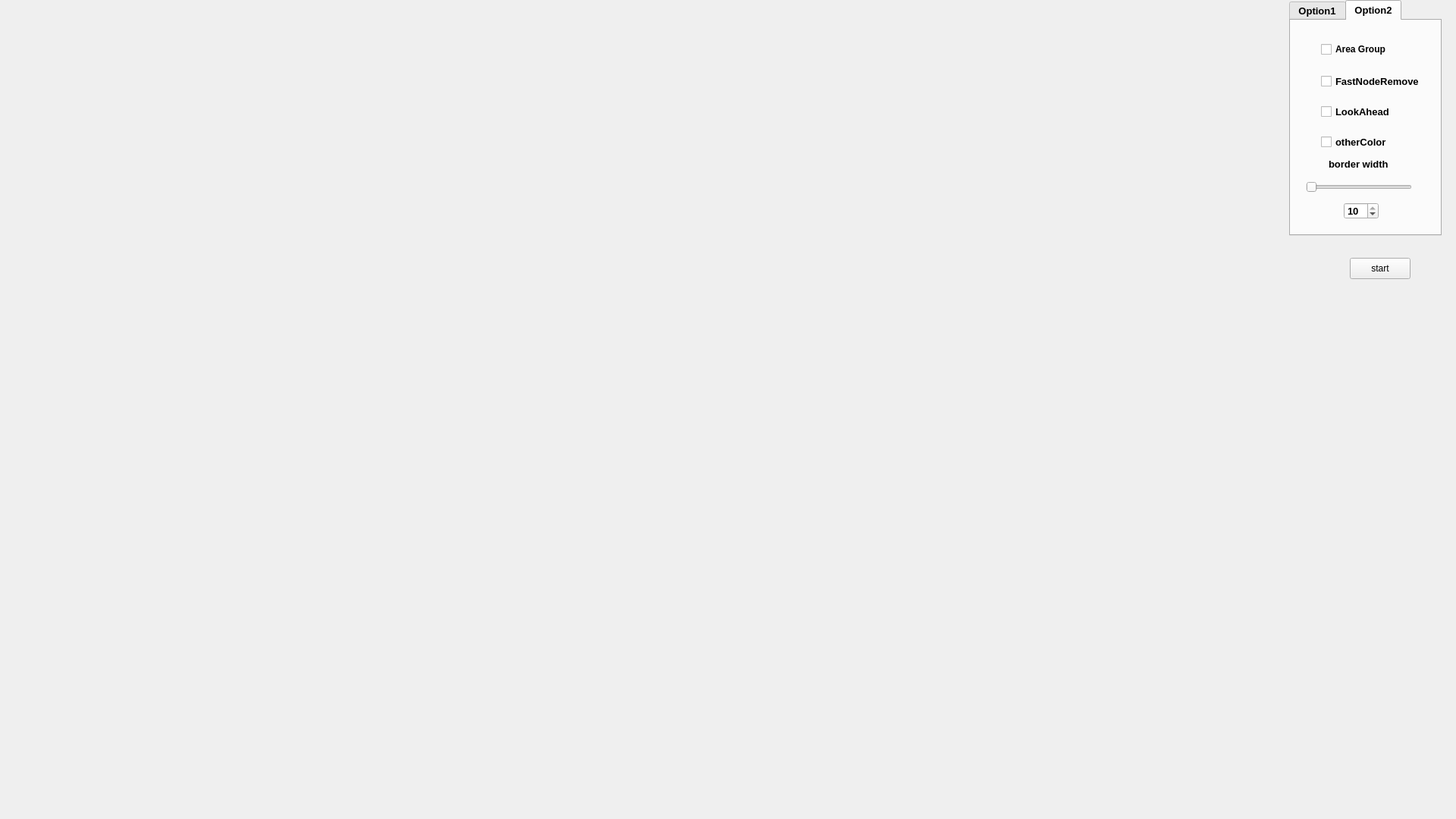
<?xml version="1.0" encoding="UTF-8"?>
<ui version="4.0">
 <class>Widget</class>
 <widget class="QWidget" name="Widget">
  <property name="geometry">
   <rect>
    <x>0</x>
    <y>0</y>
    <width>1920</width>
    <height>1080</height>
   </rect>
  </property>
  <property name="maximumSize">
   <size>
    <width>1920</width>
    <height>1080</height>
   </size>
  </property>
  <property name="windowTitle">
   <string>Widget</string>
  </property>
  <widget class="QPushButton" name="start">
   <property name="geometry">
    <rect>
     <x>1780</x>
     <y>340</y>
     <width>80</width>
     <height>28</height>
    </rect>
   </property>
   <property name="text">
    <string>start</string>
   </property>
  </widget>
  <widget class="QTabWidget" name="tabWidget">
   <property name="geometry">
    <rect>
     <x>1700</x>
     <y>0</y>
     <width>201</width>
     <height>311</height>
    </rect>
   </property>
   <property name="font">
    <font>
     <family>Arial</family>
     <pointsize>10</pointsize>
     <weight>75</weight>
     <bold>true</bold>
    </font>
   </property>
   <property name="currentIndex">
    <number>1</number>
   </property>
   <widget class="QWidget" name="tab">
    <attribute name="title">
     <string>Option1</string>
    </attribute>
    <widget class="QSlider" name="horizontalSlider">
     <property name="geometry">
      <rect>
       <x>20</x>
       <y>40</y>
       <width>140</width>
       <height>19</height>
      </rect>
     </property>
     <property name="minimum">
      <number>1</number>
     </property>
     <property name="maximum">
      <number>10</number>
     </property>
     <property name="singleStep">
      <number>1</number>
     </property>
     <property name="pageStep">
      <number>1</number>
     </property>
     <property name="value">
      <number>1</number>
     </property>
     <property name="orientation">
      <enum>Qt::Horizontal</enum>
     </property>
    </widget>
    <widget class="QLabel" name="label">
     <property name="geometry">
      <rect>
       <x>50</x>
       <y>10</y>
       <width>72</width>
       <height>15</height>
      </rect>
     </property>
     <property name="font">
      <font>
       <family>Arial</family>
       <pointsize>10</pointsize>
       <weight>75</weight>
       <bold>true</bold>
      </font>
     </property>
     <property name="toolTipDuration">
      <number>-1</number>
     </property>
     <property name="text">
      <string>Increment</string>
     </property>
    </widget>
    <widget class="QSpinBox" name="spinBox_2">
     <property name="geometry">
      <rect>
       <x>60</x>
       <y>70</y>
       <width>46</width>
       <height>22</height>
      </rect>
     </property>
     <property name="minimum">
      <number>1</number>
     </property>
     <property name="maximum">
      <number>10</number>
     </property>
     <property name="displayIntegerBase">
      <number>10</number>
     </property>
    </widget>
    <widget class="QLabel" name="label_2">
     <property name="geometry">
      <rect>
       <x>50</x>
       <y>100</y>
       <width>72</width>
       <height>15</height>
      </rect>
     </property>
     <property name="font">
      <font>
       <family>Arial</family>
       <pointsize>10</pointsize>
       <weight>75</weight>
       <bold>true</bold>
      </font>
     </property>
     <property name="text">
      <string>MaxSize</string>
     </property>
    </widget>
    <widget class="QSlider" name="horizontalSlider_2">
     <property name="geometry">
      <rect>
       <x>30</x>
       <y>120</y>
       <width>140</width>
       <height>19</height>
      </rect>
     </property>
     <property name="minimum">
      <number>10</number>
     </property>
     <property name="maximum">
      <number>160</number>
     </property>
     <property name="orientation">
      <enum>Qt::Horizontal</enum>
     </property>
    </widget>
    <widget class="QSpinBox" name="spinBox">
     <property name="geometry">
      <rect>
       <x>60</x>
       <y>140</y>
       <width>46</width>
       <height>22</height>
      </rect>
     </property>
     <property name="minimum">
      <number>10</number>
     </property>
     <property name="maximum">
      <number>160</number>
     </property>
    </widget>
    <widget class="QLabel" name="label_3">
     <property name="geometry">
      <rect>
       <x>50</x>
       <y>170</y>
       <width>72</width>
       <height>15</height>
      </rect>
     </property>
     <property name="font">
      <font>
       <family>Arial</family>
       <pointsize>10</pointsize>
       <weight>75</weight>
       <bold>true</bold>
      </font>
     </property>
     <property name="text">
      <string>testRange</string>
     </property>
     <property name="textFormat">
      <enum>Qt::RichText</enum>
     </property>
    </widget>
    <widget class="QSlider" name="horizontalSlider_3">
     <property name="geometry">
      <rect>
       <x>20</x>
       <y>190</y>
       <width>140</width>
       <height>19</height>
      </rect>
     </property>
     <property name="minimum">
      <number>10</number>
     </property>
     <property name="maximum">
      <number>212</number>
     </property>
     <property name="sliderPosition">
      <number>212</number>
     </property>
     <property name="orientation">
      <enum>Qt::Horizontal</enum>
     </property>
    </widget>
    <widget class="QSpinBox" name="spinBox_3">
     <property name="geometry">
      <rect>
       <x>70</x>
       <y>210</y>
       <width>46</width>
       <height>22</height>
      </rect>
     </property>
     <property name="minimum">
      <number>10</number>
     </property>
     <property name="maximum">
      <number>212</number>
     </property>
     <property name="value">
      <number>212</number>
     </property>
     <property name="displayIntegerBase">
      <number>10</number>
     </property>
    </widget>
    <widget class="QCheckBox" name="checkBox">
     <property name="geometry">
      <rect>
       <x>40</x>
       <y>240</y>
       <width>121</width>
       <height>21</height>
      </rect>
     </property>
     <property name="font">
      <font>
       <family>Arial</family>
       <pointsize>10</pointsize>
       <weight>75</weight>
       <bold>true</bold>
      </font>
     </property>
     <property name="text">
      <string>UniformSize</string>
     </property>
    </widget>
   </widget>
   <widget class="QWidget" name="tab_2">
    <attribute name="title">
     <string>Option2</string>
    </attribute>
    <widget class="QCheckBox" name="checkBox_2">
     <property name="geometry">
      <rect>
       <x>40</x>
       <y>70</y>
       <width>141</width>
       <height>21</height>
      </rect>
     </property>
     <property name="font">
      <font>
       <family>Arial</family>
       <pointsize>10</pointsize>
       <weight>75</weight>
       <bold>true</bold>
      </font>
     </property>
     <property name="text">
      <string>FastNodeRemove</string>
     </property>
    </widget>
    <widget class="QCheckBox" name="checkBox_3">
     <property name="geometry">
      <rect>
       <x>40</x>
       <y>100</y>
       <width>121</width>
       <height>41</height>
      </rect>
     </property>
     <property name="text">
      <string>LookAhead</string>
     </property>
    </widget>
    <widget class="QCheckBox" name="checkBox_4">
     <property name="geometry">
      <rect>
       <x>40</x>
       <y>150</y>
       <width>121</width>
       <height>20</height>
      </rect>
     </property>
     <property name="text">
      <string>otherColor</string>
     </property>
    </widget>
    <widget class="QCheckBox" name="checkBox_5">
     <property name="geometry">
      <rect>
       <x>40</x>
       <y>30</y>
       <width>121</width>
       <height>16</height>
      </rect>
     </property>
     <property name="font">
      <font>
       <pointsize>9</pointsize>
      </font>
     </property>
     <property name="text">
      <string>Area Group</string>
     </property>
    </widget>
    <widget class="QLabel" name="label_4">
     <property name="geometry">
      <rect>
       <x>50</x>
       <y>180</y>
       <width>101</width>
       <height>20</height>
      </rect>
     </property>
     <property name="font">
      <font>
       <family>Arial</family>
       <pointsize>10</pointsize>
       <weight>75</weight>
       <bold>true</bold>
      </font>
     </property>
     <property name="text">
      <string>border width</string>
     </property>
     <property name="textFormat">
      <enum>Qt::RichText</enum>
     </property>
    </widget>
    <widget class="QSlider" name="horizontalSlider_4">
     <property name="geometry">
      <rect>
       <x>20</x>
       <y>210</y>
       <width>140</width>
       <height>19</height>
      </rect>
     </property>
     <property name="minimum">
      <number>1</number>
     </property>
     <property name="maximum">
      <number>10</number>
     </property>
     <property name="value">
      <number>1</number>
     </property>
     <property name="sliderPosition">
      <number>1</number>
     </property>
     <property name="orientation">
      <enum>Qt::Horizontal</enum>
     </property>
    </widget>
    <widget class="QSpinBox" name="spinBox_4">
     <property name="geometry">
      <rect>
       <x>70</x>
       <y>240</y>
       <width>46</width>
       <height>22</height>
      </rect>
     </property>
     <property name="minimum">
      <number>1</number>
     </property>
     <property name="maximum">
      <number>10</number>
     </property>
     <property name="value">
      <number>10</number>
     </property>
     <property name="displayIntegerBase">
      <number>10</number>
     </property>
    </widget>
   </widget>
  </widget>
 </widget>
 <layoutdefault spacing="6" margin="11"/>
 <resources/>
 <connections>
  <connection>
   <sender>horizontalSlider</sender>
   <signal>valueChanged(int)</signal>
   <receiver>spinBox_2</receiver>
   <slot>setValue(int)</slot>
   <hints>
    <hint type="sourcelabel">
     <x>1775</x>
     <y>77</y>
    </hint>
    <hint type="destinationlabel">
     <x>1807</x>
     <y>104</y>
    </hint>
   </hints>
  </connection>
  <connection>
   <sender>horizontalSlider_2</sender>
   <signal>valueChanged(int)</signal>
   <receiver>spinBox</receiver>
   <slot>setValue(int)</slot>
   <hints>
    <hint type="sourcelabel">
     <x>1788</x>
     <y>163</y>
    </hint>
    <hint type="destinationlabel">
     <x>1807</x>
     <y>186</y>
    </hint>
   </hints>
  </connection>
  <connection>
   <sender>horizontalSlider_3</sender>
   <signal>valueChanged(int)</signal>
   <receiver>spinBox_3</receiver>
   <slot>setValue(int)</slot>
   <hints>
    <hint type="sourcelabel">
     <x>1840</x>
     <y>233</y>
    </hint>
    <hint type="destinationlabel">
     <x>1817</x>
     <y>256</y>
    </hint>
   </hints>
  </connection>
  <connection>
   <sender>horizontalSlider_4</sender>
   <signal>valueChanged(int)</signal>
   <receiver>spinBox_4</receiver>
   <slot>setValue(int)</slot>
   <hints>
    <hint type="sourcelabel">
     <x>1784</x>
     <y>240</y>
    </hint>
    <hint type="destinationlabel">
     <x>1798</x>
     <y>273</y>
    </hint>
   </hints>
  </connection>
 </connections>
</ui>
